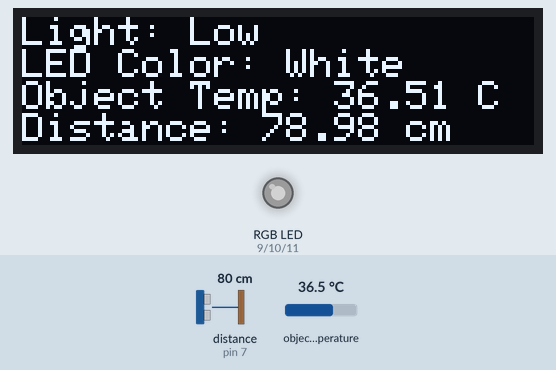
This sketch was run on a simulated Arduino Uno, built with avr-gcc and run on an emulated ATmega328P. Shown: 128×32 one-colour display, an RGB LED mixed from three pins (HIGH = lit). Wiring (inferred from the names in the program): ultrasonic range finder: trigger pin 6; echo pin 7. Inputs (shaded band) come from the test bench; at power-on: distance to the obstacle (sensor on pin 7) 80 cm, object temperature 36.5 °C. The echo pulse lasts 58.3 µs per cm; dim RGB values are drawn brighter than linear; pins used as bus, display or sensor lines are not drawn; what the sketch prints to the serial monitor is not drawn.

Above: at 2.2 s.
2.3 s: distance to the obstacle (sensor on pin 7) set to 18 cm
At 4.5 s:
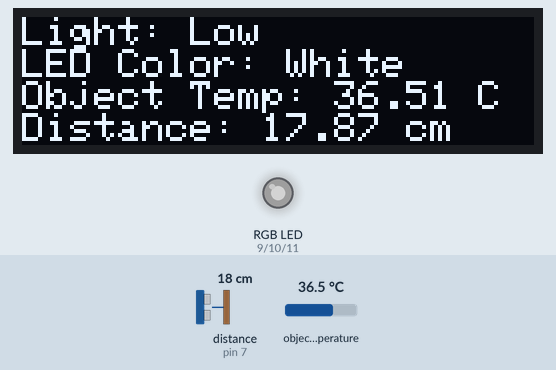
5.0 s: distance to the obstacle (sensor on pin 7) set to 14 cm
At 7.6 s:
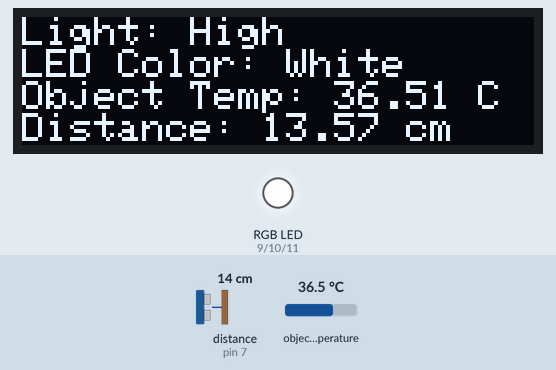
8.4 s: object temperature set to 37.6 °C
At 10.8 s:
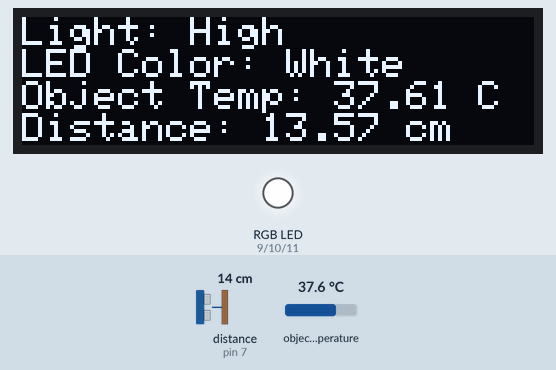
11.0 s: object temperature set to 38.4 °C
At 14.1 s:
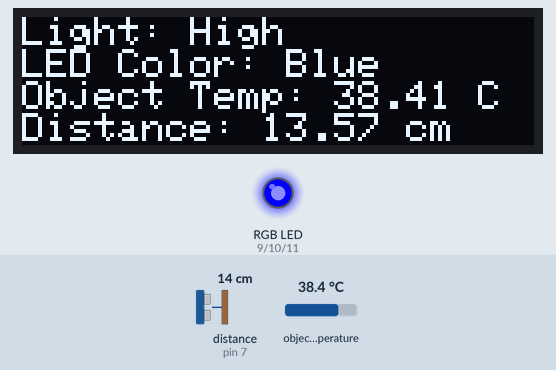
14.4 s: distance to the obstacle (sensor on pin 7) set to 120 cm
At 15.6 s:
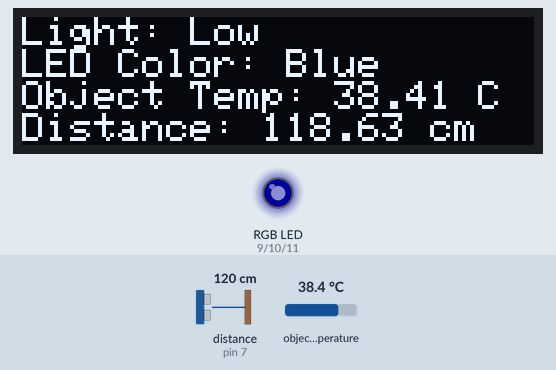
17.8 s: object temperature set to 26 °C
At 20.9 s:
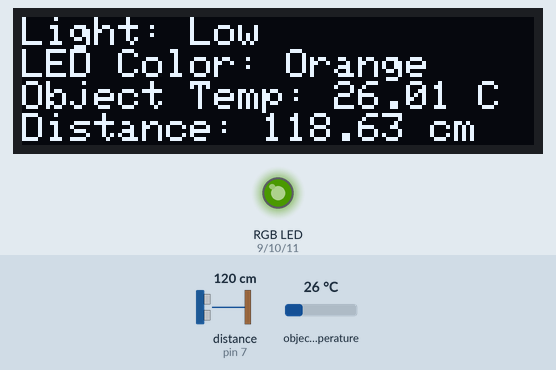
Timing chart, 0 to 22.0 s (numbered marks = the images above; inputs shaded):
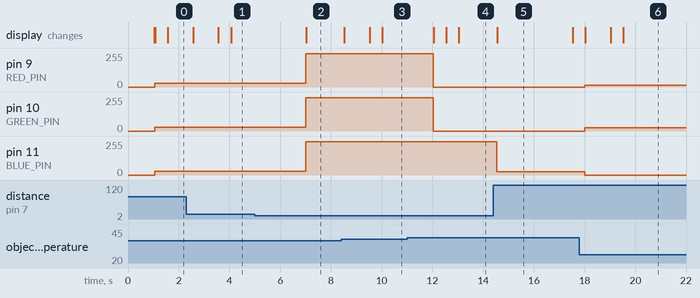

The sketch:

SMART_STREETLIGHT.ino
```cpp
#include <Adafruit_GFX.h>
#include <Adafruit_SSD1306.h>
#include <Wire.h>
#include <Adafruit_MLX90614.h>
#include <NewPing.h>

// OLED SETTINGS
#define SCREEN_WIDTH 128   // OLED display width, in pixels
#define SCREEN_HEIGHT 32   // OLED display height, in pixels
#define OLED_RESET -1      // Reset pin # (or -1 if sharing Arduino reset pin)

// HC-SR04 PINS
#define TRIGGER_PIN 6
#define ECHO_PIN 7
#define MAX_DISTANCE 400   // Maximum distance we want to ping for (in centimeters)
#define HIGH_THRESHOLD 15  // High light threshold distance in centimeters

// RGB LED PINS
#define RED_PIN 9    // Red pin of RGB LED
#define GREEN_PIN 10 // Green pin of RGB LED
#define BLUE_PIN 11  // Blue pin of RGB LED

Adafruit_SSD1306 display(SCREEN_WIDTH, SCREEN_HEIGHT, &Wire, OLED_RESET); // OLED display object
NewPing sonar(TRIGGER_PIN, ECHO_PIN, MAX_DISTANCE); // Ultrasonic sensor object
Adafruit_MLX90614 mlx = Adafruit_MLX90614(); // Infrared thermometer object

#define SSID "PLDTHOMEFIBR611a8"
#define PASS "PLDTWIFIkuus6"
#define IP "184.106.153.149"
String msg = "GET /update?key=BZ5IOPCZGDDE4FCU"; // Replace with your actual API key

float temp;
float distance;
int error;
int redValue = 0;
int greenValue = 0;
int blueValue = 0;
String ledColor;
boolean displayNeedsUpdate = false;

unsigned long previousMillis = 0;
const long interval = 500; // Interval between updates in milliseconds
unsigned long previousThingSpeakMillis = 0;

void setup() {
  Serial.begin(115200);
  Serial.println("AT");
  if (Serial.find("OK")) {
    connectWiFi();
  }
  mlx.begin();

  pinMode(TRIGGER_PIN, OUTPUT);
  pinMode(ECHO_PIN, INPUT);

  pinMode(RED_PIN, OUTPUT);
  pinMode(GREEN_PIN, OUTPUT);
  pinMode(BLUE_PIN, OUTPUT);

  display.begin(SSD1306_SWITCHCAPVCC, 0x3C); // Start the OLED display
  display.clearDisplay();
  display.display();
}

void loop() {
  unsigned long currentMillis = millis();

  if (currentMillis - previousMillis >= interval) {
    previousMillis = currentMillis;

    readData();
    updateLed();
    if (displayNeedsUpdate) {
      updateDisplay();
      displayNeedsUpdate = false;
    }
  }

  // Check if 5 seconds have elapsed since the last ThingSpeak update
  if (currentMillis - previousThingSpeakMillis >= 5000) {
    previousThingSpeakMillis = currentMillis;
    updateThingSpeak();
  }
}

void readData() {
  temp = mlx.readObjectTempC();
  distance = readDistance();
}

void updateLed() {
 // Determine brightness of LED based on distance
  int brightness;
  if (distance <= HIGH_THRESHOLD) {
    brightness = map(distance, 0, HIGH_THRESHOLD, 255, 250); // High brightness
  } else {
    brightness = map(distance, HIGH_THRESHOLD, MAX_DISTANCE, 30, 10); // Low brightness
  }

  // Default LED color values
  redValue = 0;
  greenValue = 0;
  blueValue = 0;

  // Determine color of LED based on object temperature
  if (temp >= 42) { // Warm temperature
    ledColor = "Red";
    redValue = brightness;
  } else if (temp >= 38) { // Cold temperature
    ledColor = "Blue";
    blueValue = brightness;
  } else if (temp >= 32) {
    ledColor = "White";
    redValue = brightness;
    greenValue = brightness;
    blueValue = brightness;
  } else if (temp >= 25) {
    ledColor = "Orange";
    redValue = brightness / 2;
    greenValue = brightness;
  }

  displayNeedsUpdate = true; // Flag to indicate OLED display needs updating
}

void updateDisplay() {
  // Determine light emission strength based on distance
  String lightStrength;
  if (distance <= HIGH_THRESHOLD) {
    lightStrength = "High";
  } else {
    lightStrength = "Low";
  }

  setColor(redValue, greenValue, blueValue);

  // Display light strength, object temperature, and LED color on OLED display
  display.clearDisplay();
  display.setTextSize(1);
  display.setTextColor(SSD1306_WHITE);
  display.setCursor(0, 0);
  display.print("Light: ");
  display.println(lightStrength);

  display.print("LED Color: ");
  display.println(ledColor);

  display.print("Object Temp: ");
  display.print(temp); // Changed from objectTemperature to temp
  display.println(" C");

  display.print("Distance: ");
  display.print(distance);
  display.println(" cm");
  display.display();
}

void updateThingSpeak() {
  String cmd = "AT+CIPSTART=\"TCP\",\"";
  cmd += IP;
  cmd += "\",80";
  Serial.println(cmd);
  if (Serial.find("Error")) {
    return;
  }
  cmd = msg;
  cmd += "&field1=";
  cmd += String(temp);
  cmd += "&field2=";
  cmd += String(distance);
  cmd += "\r\n";
  Serial.print("AT+CIPSEND=");
  Serial.println(cmd.length());
  if (Serial.find(">")) {
    Serial.print(cmd);
  } else {
    Serial.println("AT+CIPCLOSE");
    error = 1;
  }
}

boolean connectWiFi() {
  Serial.println("AT+CWMODE=1");
  delay(200);
  String cmd = "AT+CWJAP=\"";
  cmd += SSID;
  cmd += "\",\"";
  cmd += PASS;
  cmd += "\"";
  Serial.println(cmd);
  delay(500);
  if (Serial.find("OK")) {
    return true;
  } else {
    return false;
  }
}

float readDistance() {
  digitalWrite(TRIGGER_PIN, LOW);
  delayMicroseconds(2);
  digitalWrite(TRIGGER_PIN, HIGH);
  delayMicroseconds(10);
  digitalWrite(TRIGGER_PIN, LOW);
  float duration = pulseIn(ECHO_PIN, HIGH);
  return duration * 0.034 / 2; // Convert to centimeters
}

void setColor(int redValue, int greenValue, int blueValue) {
  analogWrite(RED_PIN, redValue);
  analogWrite(GREEN_PIN, greenValue);
  analogWrite(BLUE_PIN, blueValue);
}
```

Measured:
- the behaviour switches between 16 and 15 cm on distance to the obstacle (sensor on pin 7) (found by bisection; images 1 and 2)
- the behaviour switches between 37.9 and 38 °C on object temperature (found by bisection; images 3 and 4)
- after the input at 2.3 s, pin 9 (RED_PIN), pin 10 (GREEN_PIN), pin 11 (BLUE_PIN): 27/255 → 30/255 after 0.25 s; the display: first changes after 0.27 s (image 1 shows a later state)
- after the input at 5.0 s, pin 9 (RED_PIN), pin 10 (GREEN_PIN), pin 11 (BLUE_PIN): 30/255 → 251/255 after 2.0 s; the display: changes after 2.0 s (image 2)
- after the input at 8.4 s, the display: changes after 0.12 s (image 3)
- after the input at 11.0 s, pin 9 (RED_PIN), pin 10 (GREEN_PIN): 251/255 → 0/255 after 1.0 s; the display: changes after 1.0 s (image 4)
- after the input at 14.4 s, pin 11 (BLUE_PIN): 251/255 → 25/255 after 0.13 s; the display: changes after 0.15 s (image 5)
- after the input at 17.8 s, pin 9 (RED_PIN): 0/255 → 12/255 after 0.21 s; pin 10 (GREEN_PIN): 0/255 → 25/255 after 0.21 s; pin 11 (BLUE_PIN): 25/255 → 0/255 after 0.21 s; the display: changes after 0.23 s (image 6)
